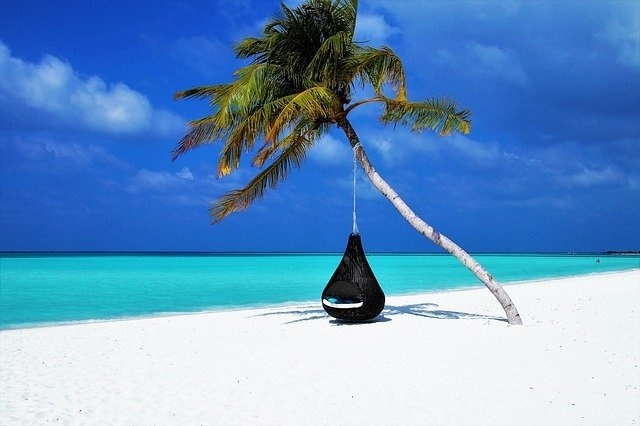
#> input picture Praktikum1/strand.jpg, 640 x 426 px
$ python Praktikum.py
#> lines starting #> are read from the running program, lines starting #| are printed output that depends on the picture
# Autor: Wael Eskeif
# Datum: 01/05/2024

import numpy as np
import cv2 as cv
from matplotlib import pyplot as plt

def computeHistogram(image_gray):
    # Check if the image has the correct dimensions.
    if len(image_gray.shape) != 2:
        raise ValueError("The provided image is not a grayscale image with two dimensions.")

    # Copy the provided image to leave the original image unchanged.
    image_tmp = image_gray.copy()

    # Determine the number of rows and columns in the image.
    rows, cols = image_tmp.shape

    # Initialize a histogram array with 256 zeros of type integer.
    histogram = np.zeros(256, dtype=int)

    # Loop through each row of the image.
    for row in range(rows):
        # Loop through each column in the row.
        for col in range(cols):
            # Read the grayscale value of the current pixel.
            pixel_value = image_tmp[row, col]
            # Increase the counter in the histogram at the index of the read grayscale value.
            histogram[pixel_value] += 1

    return histogram

def visualizeHistogram(histogram):
    # Start a new drawing.
    plt.figure()
    # Set the title of the diagram.
    plt.title('1D Histogram of the Grayscale Image')
    # Label the X-axis with 'Pixel Value'.
    plt.xlabel('Pixel Value')
    # Label the Y-axis with 'Number of Pixels'.
    plt.ylabel('Number of Pixels')
    # Create a bar chart showing the values from the histogram.
    plt.bar(range(256), histogram, color='black')
    # Limit the X-axis to display values from 0 to 256.
    plt.xlim([0, 256])
    # Display the diagram.
    plt.show()

def computeHistogram2D(image_color):
    if image_color is None:
        print("Image could not be loaded")
    else:
        # Convert from BGR to RGB
        image = cv.cvtColor(image_color, cv.COLOR_BGR2RGB)

        # Extract blue and green channels
        blue_channel = image[:, :, 2]
        green_channel = image[:, :, 1]

        # Determine image size
        image_height, image_width = blue_channel.shape

        # Create a 256x256 array filled with zeros
        histo = np.zeros((256, 256), dtype=int)

        # Iterate through each pixel
        for i in range(image_height):
            for j in range(image_width):
                # Save the blue and green color Value for the current pixel
                blue_value = blue_channel[i, j]
                green_value = green_channel[i, j]
                # Increment the histogram bin corresponding to the blue and green values
                histo[blue_value, green_value] += 1
        return histo


def visualizeHistogram2D(histogram2D):
    # Display the 2D histogram using matplotlib's imshow function.
    plt.imshow(histogram2D, interpolation='nearest', extent=[0, 256, 0, 256], aspect='auto', origin='lower')
    # Set the title of the plot.
    plt.title('2D Histogram of Blue and Green Channels')
    # Label the x-axis as 'Blue Channel'.
    plt.xlabel('Blue Channel')
    plt.ylabel('Green Channel')
    plt.colorbar()
    # Display the plot.
    plt.show()

def segment_histogram(histogram):
    # Check if the histogram is valid (not None)
    if histogram is None:
        raise ValueError("The provided histogram is invalid.")

    # Normalize the histogram to use the full range of 0-255 for display
    max_value = np.max(histogram)
    if max_value == 0:  # Prevent division by zero if the histogram is empty
        print("Histogram maximum value is zero, unable to normalize.")
        return
    image_for_display = np.uint8(255 * histogram / max_value)

    # Display the normalized histogram and allow the user to select a ROI
    cv.namedWindow('Histogram Display', cv.WINDOW_NORMAL)  # Allow window resizing
    cv.imshow('Histogram Display', image_for_display)
    cv.waitKey(1)  # Display the window until a key is pressed or ROI is selected
    roi = cv.selectROI('Histogram Display', image_for_display, showCrosshair=True)
    # Close the window after ROI selection
    cv.destroyAllWindows()  # Close the window after ROI selection

    # Check if a valid ROI was selected
    if roi == (0, 0, 0, 0):
        print("No region was selected.")
        return

    # Extract the selected region based on the ROI coordinates
    x, y, width, height = map(int, roi)
    extracted_region = histogram[y:y+height, x:x+width]
    # Create a new array to hold the segmented region
    rows, cols = extracted_region.shape
    segmented_region = np.zeros((rows, cols), dtype=np.uint8)
    # Apply a manual threshold to segment the region
    threshold_value = 100
    for i in range(rows):
        for j in range(cols):
            # Apply a threshold test to each pixel
            segmented_region[i, j] = 255 if extracted_region[i, j] > threshold_value else 0

    # Display the segmentation result, ensuring visibility
    cv.namedWindow('Segmentation Result', cv.WINDOW_NORMAL)  # Allow window resizing
    cv.imshow('Segmentation Result', cv.resize(segmented_region, (200, 200)))  # Resize image for better visibility
    cv.waitKey(0)
    cv.destroyAllWindows()


# Load the image
image_color = cv.imread('strand.jpg')
#> image_color is the input picture: shape (426, 640, 3); mean B, G, R 197.4, 150.1, 103.9
# Check if the image is present.
if image_color is None:
    raise ValueError("No image provided. Please provide a valid grayscale image.")

# Convert to a grayscale image
image_gray = cv.cvtColor(image_color, cv.COLOR_BGR2GRAY)
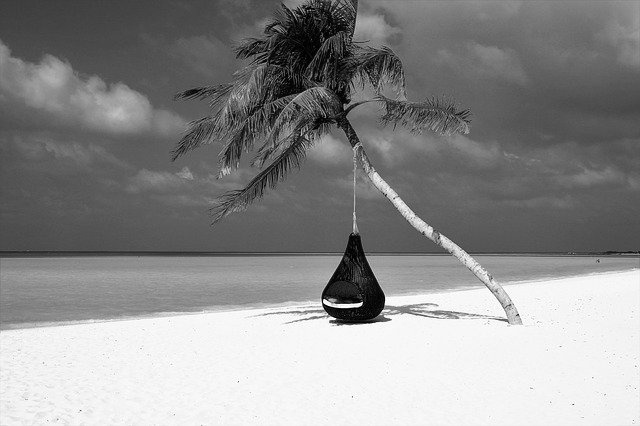
#> image_gray: shape (426, 640); min 0, max 255, mean 141.7

# (a) 1D Histogram
histogram = computeHistogram(image_gray)
#> after the loop in computeHistogram, `for row in range(rows):`: histogram = 256 values, max 11012 at index 246, min 67 at index 191, mean 1065

visualizeHistogram(histogram)
#> in visualizeHistogram, `plt.show()`:
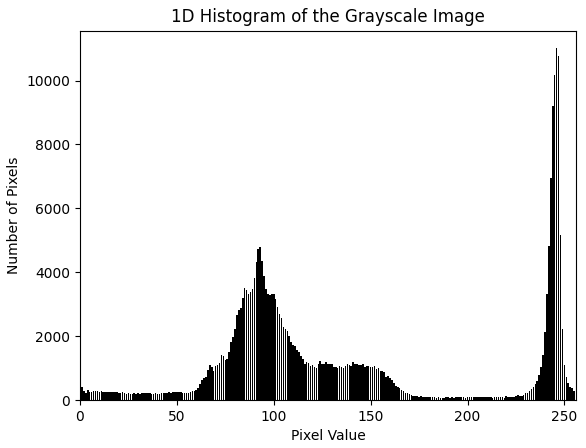
#> figure drawn by matplotlib, 1 panel; tallest bar 11012 high, from x = 245.6 to 246.4

# ------------------------------------------------------------------------
# (b) 2D Histogram
# ------------------------------------------------------------------------
histogram2D = computeHistogram2D(image_color)
#> in computeHistogram2D, `blue_channel = image[:, :, 2]`:
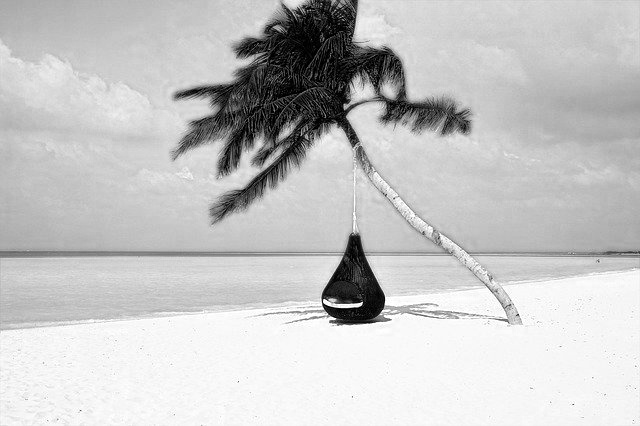
#> blue_channel: shape (426, 640); min 0, max 255, mean 197.4
#> in computeHistogram2D, `green_channel = image[:, :, 1]`:
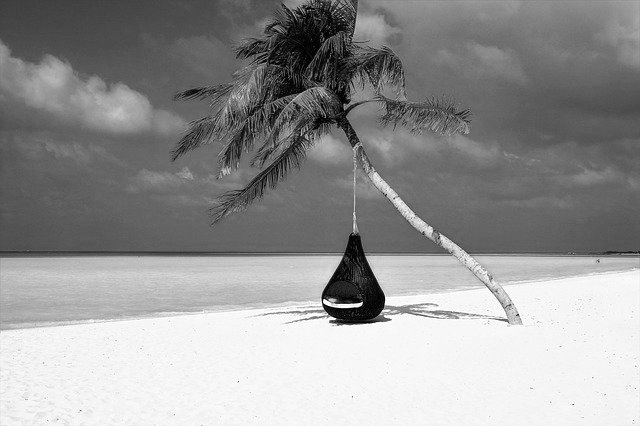
#> green_channel: shape (426, 640); min 0, max 255, mean 150.1
# 2. Visualize your result
visualizeHistogram2D(histogram2D)
#> in visualizeHistogram2D, `plt.show()`:
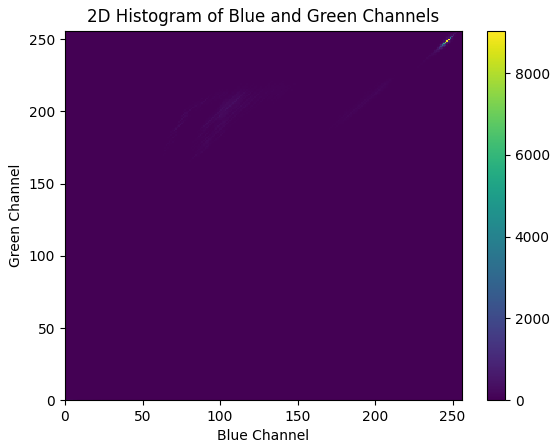
#> figure drawn by matplotlib, 2 panels

# ------------------------------------------------------------------------
# (c) Segmentation
# ------------------------------------------------------------------------
segment_histogram(histogram2D)
#> in segment_histogram, `max_value = np.max(histogram)`: max_value = 9040
#> (the run stopped early here; a loop or call above may not have finished)
